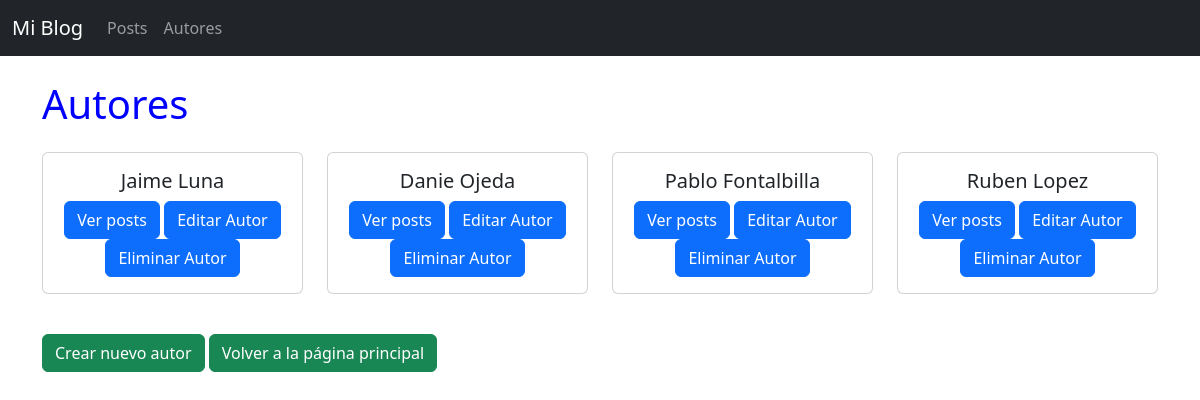
The page /blog/autores on the database its author committed.
### blog/models.py (models this page shows, shortened)
class Autor(models.Model):
    nombre = models.CharField(max_length=60)
    apellido = models.CharField(max_length=60)
    edad = models.IntegerField(null=True, blank=True)

### blog/views.py (the view)
# urls.py: path('autores', views.autores, name='autores'),
def autores(request):
    autores=Autor.objects.all()
    contexto ={'autores': autores}
    return render(request, 'blog/autores.html', contexto)

### blog/templates/blog/autores.html
{% extends 'blog/base.html' %}
{% block titulo %}Autores{% endblock %}
{% block contenido %}
<div class="row">
    {% for autor in autores %}
    <div class="col-md-3 mb-4">
        <div class="card h-100 text-center">
            <div class="card-body">
                <h5 class="card-title">{{ autor.nombre }} {{ autor.apellido }}</h5>
                <a href="{% url 'autor_post' autor_pk=autor.pk %}" class="btn btn-primary">Ver posts</a>
                <a href="{% url 'editar_autor' pk=autor.pk%}" class="btn btn-primary">Editar Autor</a>
                <a href="{% url 'eliminar_autor' pk=autor.pk%}" class="btn btn-primary">Eliminar Autor</a>
            </div>
        </div>
    </div>
    {% endfor %}
</div>
<a href="{% url 'autor_nuevo' %}" class="btn btn-success mt-3">Crear nuevo autor</a>
<a href="{% url 'inicio' %}" class="btn btn-success mt-3">Volver a la página principal</a>
{% endblock %}

### rows shown on the page
Autor: nombre "Jaime", apellido "Luna"
Autor: nombre "Danie", apellido "Ojeda"
Autor: nombre "Pablo", apellido "Fontalbilla"
Autor: nombre "Ruben", apellido "Lopez"
